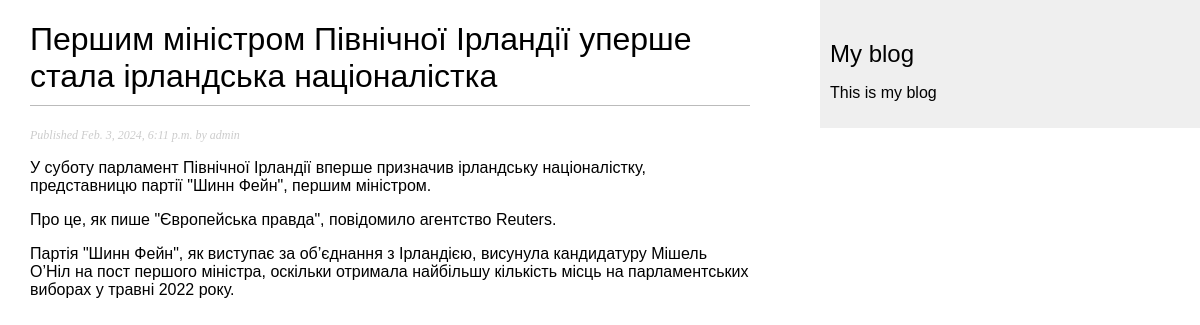
The page /blog/2024/2/3/pershim-ministrom-pivnichnoyi-irlandiyi-upershe-stala-irlandska-nacionalistka/ on the database its author committed.
### blog/models.py (models this page shows, shortened)
class Post(models.Model):
    class Status(models.TextChoices):
        DRAFT = 'DF', 'Draft'
        PUBLISHED = 'PB', 'Pablished'
    title = models.CharField(max_length=250)
    slug = models.SlugField(max_length=250,
                            unique_for_date='publish')
    author = models.ForeignKey(User,
                               on_delete=models.CASCADE,
                               related_name='blog_posts')
    body = models.TextField()
    publish = models.DateTimeField(default=timezone.now)
    created = models.DateTimeField(auto_now_add=True)
    updated = models.DateTimeField(auto_now=True)
    status = models.CharField(max_length=2,
                              choices=Status.choices,
                              default=Status.DRAFT)
    objects = models.Manager()
    published = PublishedManager()
    class Meta:
        ordering = ['-publish']
        indexes = [
            models.Index(fields=['-publish']),
        ]

### blog/views.py (the view)
def post_detail(request, year, month, day, post):
    post = get_object_or_404(Post,
                             status=Post.Status.PUBLISHED,
                             slug=post,
                             publish__year=year,
                             publish__month=month,
                             publish__day=day)
    return render(request,
                  'blog/post/detail.html',
                  {'post': post})

### blog/templates/blog/post/detail.html (shortened to what this page needs)
{% extends 'blog/base.html' %}
{% block content %}
    <h1>{{ post.title }}</h1>
    <p class="date">
       Published {{ post.publish }} by {{ post.author }}
    </p>
    {{ post.body | linebreaks }}
{% endblock content %}

### blog/static/css/blog.css (style rules this page uses)
body { margin:0; padding:0; font-family:helvetica, sans-serif; }
h1 { font-weight:normal; border-bottom:1px solid #bbb; padding:0 0 10px 0; }
p.date { color:#ccc; font-family: georgia, serif; font-size: 12px; font-style: italic; }

### rows shown on the page
Post: title "Першим міністром Північної Ірландії уперше стала ірландська націоналістка", publish "Feb. 3, 2024, 6:11 p.m.", author "admin", body "У суботу парламент Північної Ірландії вперше призначив ірландську націоналістку, представницю партії \"Шинн Фейн\", першим міністром. Про це, як пише \"Європейська правда\", повідомило агентство Reuters. Партія \"Шинн Фейн\", як виступає за об’єднання з Ірландією, висунула кандидатуру Мішель О’Ніл на пост першого міністра, оскільки отримала найбільшу кількість місць на парламентських виборах у травні 2022 року."
